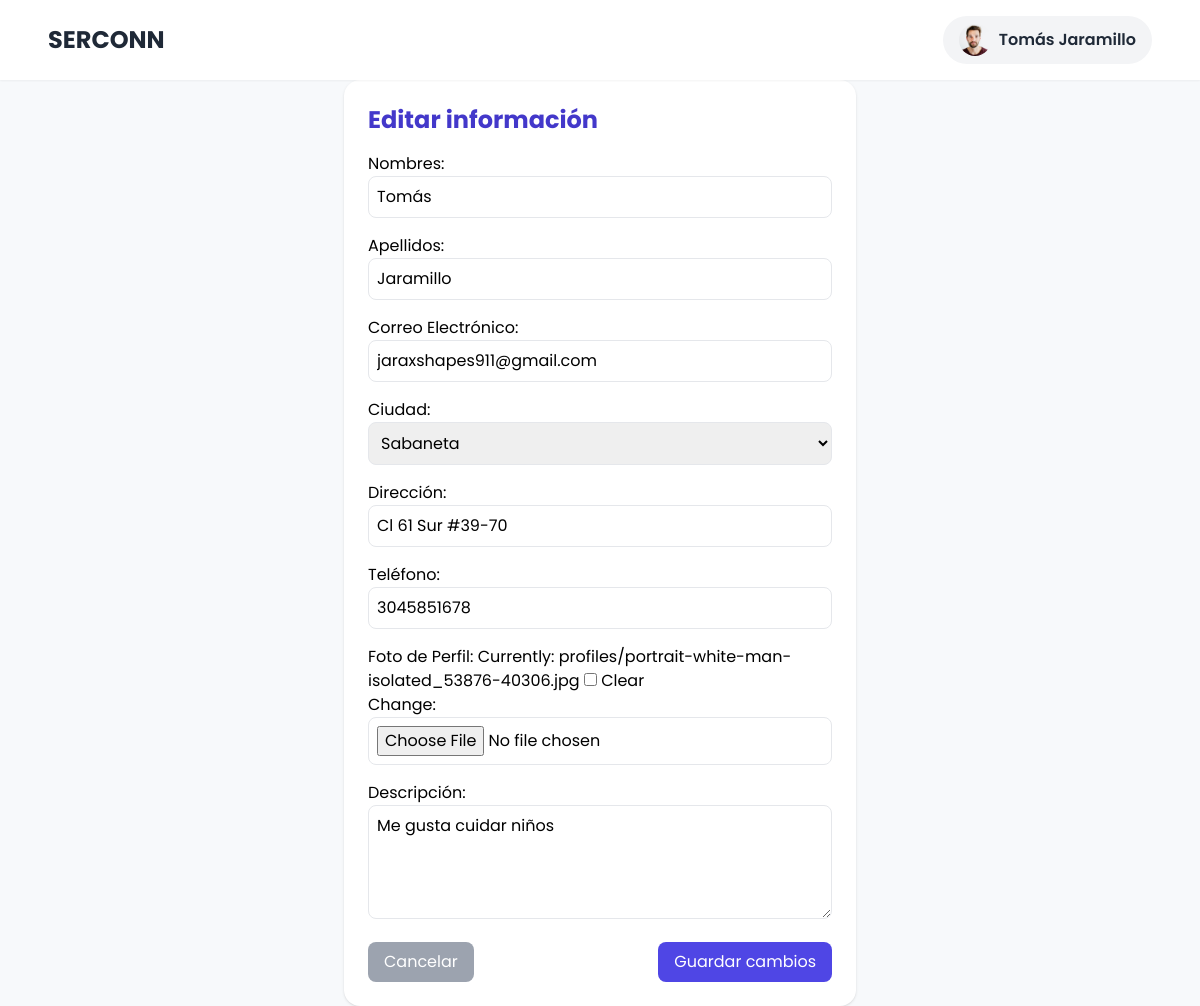
Page /accounts/profile/edit/ (signed in) on the committed database.
### accounts/models.py (models this page shows, shortened)
class User(AbstractUser):
    @property
    def is_service_provider(self):
        return self.user_role == "service_provider"
    username = None
    email = models.EmailField(unique=True)
    ROLE_CHOICES = (
        ('service_seeker', 'Cliente'),
        ('service_provider', 'Proveedor'),
    )
    user_role = models.CharField(max_length=20, choices=ROLE_CHOICES)
    CITY_CHOICES = (
        ('medellin', 'Medellin'),
        ('envigado', 'Envigado'),
        ('bello', 'Bello'),
        ('sabaneta', 'Sabaneta'),
        ('itagui', 'Itagui'),
        ('la_estrella', 'La Estrella'),
        ('caldas', 'Caldas'),
        ('copacabana', 'Copacabana'),
        ('girardota', 'Girardota'),
        ('barbosa', 'Barbosa'),
    )
    user_city = models.CharField(max_length=20, choices=CITY_CHOICES)
    VERIFICATION_CHOICES = (
        ('verificado', 'Verificado'),
        ('no_verificado', 'No Verificado'),
    )
    user_verification = models.CharField(max_length=20, choices=VERIFICATION_CHOICES, default='no_verificado')
    user_birthdate = models.DateField(blank=False, null= False)
    user_phone = models.CharField(max_length=20, blank=False, null=False)
    user_address = models.CharField(max_length=100, blank=False, null=False)
    user_picture = models.ImageField(upload_to='profiles/', blank=True, null=True)
    user_score = models.FloatField(default=5.0, blank=True, null=True)
    USERNAME_FIELD = "email"
    REQUIRED_FIELDS = []

class ServiceProvider(models.Model):
    user = models.OneToOneField(User, on_delete=models.CASCADE, related_name="service_provider_profile")
    description = models.TextField(blank=True, null=True)

### accounts/views.py (the view)
# urls.py: path("profile/edit/", views.edit_profile_view, name="edit_profile"),
@login_required
def edit_profile_view(request):
    user = request.user
    service_provider = None
    if user.is_service_provider:
        service_provider, _ = ServiceProvider.objects.get_or_create(user=user)
    if request.method == "POST":
        user_form = EditProfileForm(request.POST, request.FILES, instance=user)
        provider_form = ServiceProviderForm(request.POST, instance=service_provider) if service_provider else None
        if user_form.is_valid() and (provider_form is None or provider_form.is_valid()):
            user_form.save()
            if provider_form:
                provider_form.save()
            return redirect("profile")
    else:
        user_form = EditProfileForm(instance=user)
        provider_form = ServiceProviderForm(instance=service_provider) if service_provider else None
    return render(request, "edit_profile.html", {"form": user_form, "provider_form": provider_form})

### accounts/forms.py
class EditProfileForm(forms.ModelForm):
    class Meta:
        model = User
        fields = ["first_name", "last_name", "email", "user_city", "user_address",  "user_phone", "user_picture"]
        widgets = {
            "first_name": forms.TextInput(attrs={"class": "border rounded-lg p-2 w-full"}),
            "last_name": forms.TextInput(attrs={"class": "border rounded-lg p-2 w-full"}),
            "email": forms.EmailInput(attrs={"class": "border rounded-lg p-2 w-full"}),
            "user_city": forms.Select(attrs={"class": "border rounded-lg p-2 w-full"}),
            "user_address": forms.TextInput(attrs={"class": "border rounded-lg p-2 w-full"}),
            "user_phone": forms.TextInput(attrs={"class": "border rounded-lg p-2 w-full"}),
            "user_picture": forms.ClearableFileInput(attrs={"class": "border rounded-lg p-2 w-full"}),
        }
        labels = {
            "first_name": "Nombres",
            "last_name": "Apellidos",
            "user_city": "Ciudad",
            "user_address": "Dirección",
            "user_phone": "Teléfono",
            "email": "Correo Electrónico",
            "user_picture": "Foto de Perfil",
        }

class ServiceProviderForm(forms.ModelForm):
    class Meta:
        model = ServiceProvider
        fields = ["description"]
        widgets = {
            "description": forms.Textarea(attrs={"class": "border rounded-lg p-2 w-full", "rows": 4}),
        }
        labels = {
            "description": "Descripción",
        }

### interactions/context_processors.py (called while the page is built)
def unread_notifications_count(request):
    if request.user.is_authenticated:
        count = Notification.objects.filter(recipient=request.user, is_read=False).count()
        return {'unread_notifications': count}
    return {'unread_notifications': 0}

### accounts/templates/edit_profile.html (shortened to what this page needs)
{% load static %}
<!DOCTYPE html>
<html lang="es">
<head>
    <script src="https://cdn.tailwindcss.com"></script>
</head>
<body>
    <header class="bg-white shadow-sm py-4 px-6 md:px-12 flex justify-between items-center sticky top-0 z-50">
        {% if user.is_authenticated %}
            {% if user.is_service_provider %}
                <h1 class="text-2xl font-bold text-gray-800">
                    <a href="{% url 'profile' %}">SERCONN</a>
                </h1>
            {% else %}
                <h1 class="text-2xl font-bold text-gray-800">
                    <a href="{% url 'service_search' %}">SERCONN</a>
                </h1>
            {% endif %}
        {% else %}
            <h1 class="text-2xl font-bold text-gray-800">
                <a href="{% url 'login' %}">SERCONN</a>
            </h1>
        {% endif %}
        <nav>
            {% if user.is_authenticated %}
                <div class="relative">
                    <button id="profile-menu-btn" class="flex items-center gap-2 bg-gray-100 hover:bg-gray-200 text-gray-800 font-semibold py-2 px-4 rounded-full transition-colors duration-300">
                        {% if user.user_picture %}
                            <img src="{{ user.user_picture.url }}" alt="Perfil" class="w-8 h-8 rounded-full object-cover">
                        {% else %}
                            <span class="w-8 h-8 rounded-full bg-gray-300 flex items-center justify-center font-bold">{{ user.username|slice:":1" }}</span>
                        {% endif %}
                        {{ user.get_full_name|default:user.username }}
                    </button>
                </div>
            {% endif %}
        </nav>
    </header>
    <div class="max-w-lg mx-auto bg-white rounded-2xl shadow p-6">
        <h2 class="text-2xl font-bold text-indigo-700 mb-4">Editar información</h2>
        <form method="post" enctype="multipart/form-data" class="space-y-4">
            {{ form.as_p }}
            {% if provider_form %}
                {{ provider_form.as_p }}
            {% endif %}
            <div class="flex justify-between">
                <a href="{% url 'profile' %}" class="px-4 py-2 bg-gray-400 text-white rounded-lg">Cancelar</a>
                <button type="submit" class="px-4 py-2 bg-indigo-600 text-white rounded-lg hover:bg-indigo-700">Guardar cambios</button>
            </div>
        </form>
    </div>
</body>
</html>

### accounts/templates/edit_profile.html (style rules this page uses)
body { font-family: 'Poppins', sans-serif; background-color: #f7f9fb; }

### rows in the picture
User: user_picture (picture), get_full_name "Tomás Jaramillo", first_name "Tomás", last_name "Jaramillo", email "jaraxshapes911@gmail.com", user_city "Sabaneta", user_address "Cl 61 Sur #39-70", user_phone "3045851678"
ServiceProvider: description "Me gusta cuidar niños"
